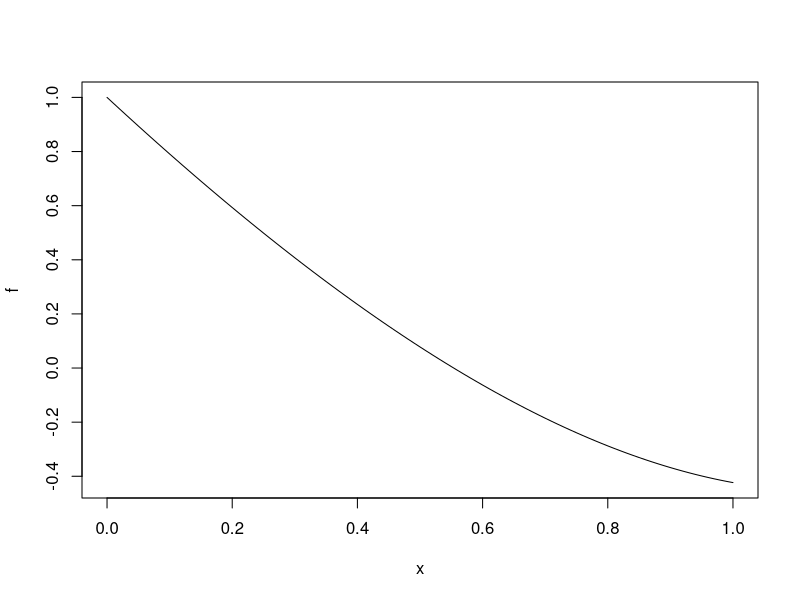

This figure's R source:
## ---- chunk 1
f <- function (x) {
  return (exp(x) - pi*x)
}

fprima <- function(x){
  return (exp(x) - pi)
} 

newtonR <- function(x){

  E <- 1
  error <- 1e-5
  x1<-0 
  
  while(error < E){
    
    x1 <- x - f(x)/fprima(x)
    E <- abs(x1-x)/abs(x1)
    x <- x1
    
  }
  E <<- E
  
  return(x)
  
}

cat("Primera raiz: ", newtonR(1), "\nError: ", E)

cat("\nSegunda raiz: ", newtonR(2), "\nError: ", E)

## ---- chunk 2
plot(f)
